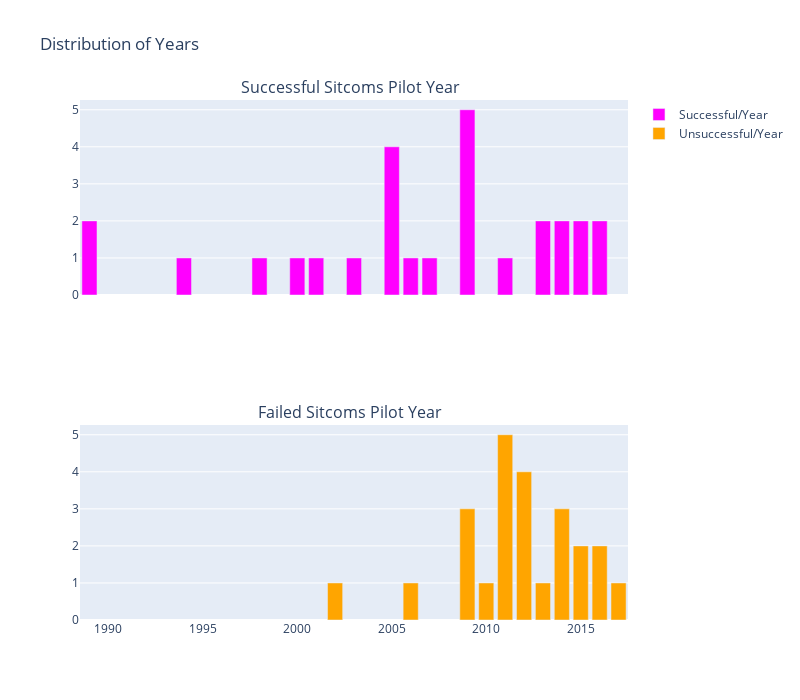

Notebook code for this chart:
### Markdown cell above
### 2.2. Distributions

### Code cell
#first plot success X year 
trace1 = go.Bar(
            x=good.year.value_counts().index, #referencing our data
            y=good.year.value_counts().values,
            marker = dict(color = 'magenta'),
            name = 'Successful/Year', 
        )
#second plot success X month
trace2 = go.Bar(
            x=bad.year.value_counts().index, #referencing our data
            y=bad.year.value_counts().values,
            marker = dict(color = 'orange'),
            name = 'Unsuccessful/Year'
        )

fig = tools.make_subplots(rows=2, cols=1, shared_xaxes=True, subplot_titles=('Successful Sitcoms Pilot Year \n', 'Failed Sitcoms Pilot Year \n'))
fig.append_trace(trace1, 1, 1) #adding each to graphic
fig.append_trace(trace2, 2, 1)
fig['layout'].update(height=700, width=800, title_text="Distribution of Years \n") #dimensions 
iplot(fig)

### Figure 1 — Plotly figure (JSON) as saved in the notebook; plotly's stock layout.template omitted (floating-point values rounded to 4 significant figures)
{"data": [{"marker": {"color": "magenta"}, "name": "Successful/Year", "type": "bar", "x": [2009, 2005, 2015, 2014, 2013, 1989, 2016, 2011, 2007, 2006, 2003, 2001, 2000, 1998, 1994], "xaxis": "x", "y": [5, 4, 2, 2, 2, 2, 2, 1, 1, 1, 1, 1, 1, 1, 1], "yaxis": "y"}, {"marker": {"color": "orange"}, "name": "Unsuccessful/Year", "type": "bar", "x": [2011, 2012, 2014, 2009, 2015, 2016, 2013, 2010, 2006, 2002, 2017], "xaxis": "x2", "y": [5, 4, 3, 3, 2, 2, 1, 1, 1, 1, 1], "yaxis": "y2"}], "layout": {"annotations": [{"font": {"size": 16}, "showarrow": false, "text": "Successful Sitcoms Pilot Year \n", "x": 0.5, "xanchor": "center", "xref": "paper", "y": 1, "yanchor": "bottom", "yref": "paper"}, {"font": {"size": 16}, "showarrow": false, "text": "Failed Sitcoms Pilot Year \n", "x": 0.5, "xanchor": "center", "xref": "paper", "y": 0.375, "yanchor": "bottom", "yref": "paper"}], "height": 700, "title": {"text": "Distribution of Years \n"}, "width": 800, "xaxis": {"anchor": "y", "domain": [0, 1], "matches": "x2", "showticklabels": false}, "xaxis2": {"anchor": "y2", "domain": [0, 1]}, "yaxis": {"anchor": "x", "domain": [0.625, 1]}, "yaxis2": {"anchor": "x2", "domain": [0, 0.375]}}}
